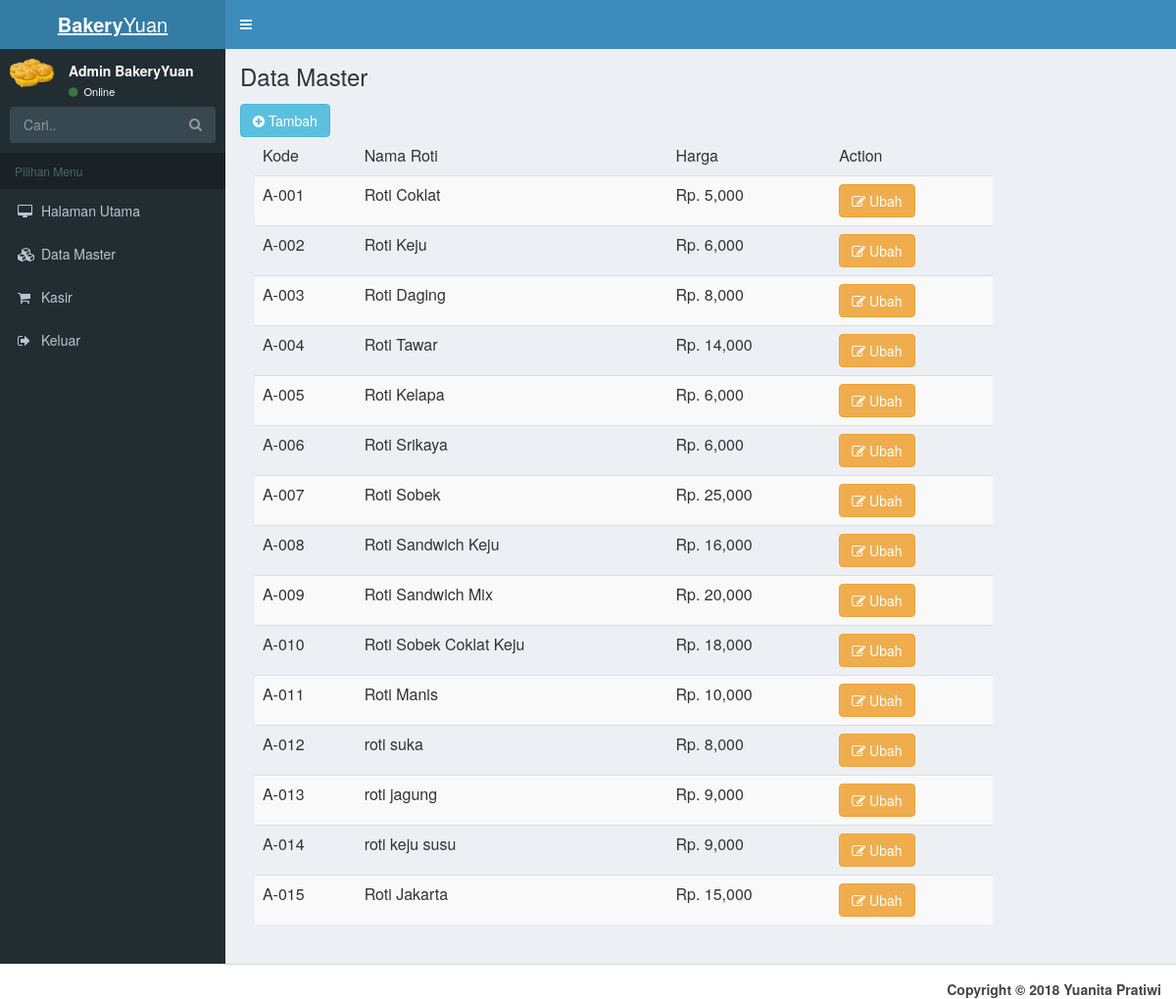
The page /index.php?page=dataMaster (signed in) on the database its author committed.
### tables this page shows
CREATE TABLE `master` (
  `idMaster` int(6) NOT NULL,
  `kode` varchar(5) NOT NULL,
  `nama` varchar(30) NOT NULL,
  `harga` int(6) NOT NULL
);

### master.php (the view, shortened to what this page needs)
<html>
<head>
	<link rel="stylesheet" href="bootstrap/css/bootstrap.min.css">
</head>
<body>
    <section class="content-header">
      <h1>
        Data Master
      </h1>
    </section>
    <section class="content">
		<a class="btn btn-info btn-xl" href="" data-toggle="modal" data-target="#tambah"><i class="fa fa-plus-circle"></i> Tambah</a>
        <br>
		<?php
        include "koneksi.php";
        $qry = mysqli_query($con,"select * from master order by kode asc");
        echo "<div class='table-responsive'>
              <div class='col-xs-10'>
              <table class='table table-striped'>
              <thead class='list'> <tr> <td> Kode </td> <td> Nama Roti </td> <td> Harga </td> <td> Action </td> </tr> </thead> <tbody>";
        while ($data=mysqli_fetch_array($qry)){
          echo "<tr> <td> ".$data['kode']."</td> <td>".$data['nama']."</td> <td> Rp. ".number_format($data['harga'])."</td> <td> <a class='btn btn-warning btn-xl' href='' data-toggle='modal' data-target='#ubah".$data['idMaster']."'><i class='fa fa-edit'></i> Ubah </a> </td> </tr>";
        }
        echo "</tbody> </table> </div> </div>";
        ?>
	</section>
</body>
</html>

### index.php (shortened to what this page needs)
<?php session_start();
include 'koneksi.php';
?>
<html>
<head>
  <link rel="stylesheet" href="bootstrap/css/bootstrap.min.css">
  <link rel="stylesheet" href="font-awesome/css/font-awesome.min.css">
  <link rel="stylesheet" href="ionicons-2.0.1/css/ionicons.min.css">
  <link rel="stylesheet" href="dist/css/AdminLTE.min.css">
  <link rel="stylesheet" href="dist/css/skins/_all-skins.min.css">
  <link rel="stylesheet" href="plugins/iCheck/flat/blue.css">
  <link rel="stylesheet" href="plugins/morris/morris.css">
  <link rel="stylesheet" href="plugins/jvectormap/jquery-jvectormap-1.2.2.css">
  <link rel="stylesheet" href="plugins/datepicker/datepicker3.css">
  <link rel="stylesheet" href="plugins/daterangepicker/daterangepicker.css">
  <link rel="stylesheet" href="plugins/bootstrap-wysihtml5/bootstrap3-wysihtml5.min.css">
</head>
<body class="hold-transition skin-blue sidebar-mini">
<div class="wrapper">
  <header class="main-header">
    <a href="javascript:;" class="logo">
      <span class="logo-lg"><b>Bakery</b>Yuan</span>
    </a>
    <nav class="navbar navbar-static-top">
      <a href="javascript:;" class="sidebar-toggle" data-toggle="offcanvas" role="button">
      </a>
    </nav>
  </header>
  <aside class="main-sidebar">
    <section class="sidebar">
      <div class="user-panel">
        <div class="pull-left image">
          <img src="images/logo.png" class="" alt="User Image">
        </div>
        <div class="pull-left info">
          <p>Admin BakeryYuan </p>
          <a href="javascript:;"><i class="fa fa-circle text-success"></i> Online</a>
        </div>
      </div>
      <form action="javascript:;" method="get" class="sidebar-form">
        <div class="input-group">
          <input type="text" name="q" class="form-control" placeholder="Cari..">
              <span class="input-group-btn">
                <button type="submit" name="search" id="search-btn" class="btn btn-flat"><i class="fa fa-search"></i>
                </button>
              </span>
        </div>
      </form>
      <ul class="sidebar-menu">
        <li class="header">Pilihan Menu</li>
        <li>
          <a href="index.php?page=halUtama">
            <i class="fa fa-desktop"></i> <span>Halaman Utama</span>
          </a>
        </li>
        <li>
          <a href="index.php?page=dataMaster">
            <i class="fa fa-cubes"></i> <span>Data Master</span>
          </a>
        </li>
		<li>
          <a href="index.php?page=kasir">
            <i class="fa fa-shopping-cart"></i> <span>Kasir</span>
          </a>
        </li>
		<li>
			<a href="index.php?page=logout">
			<i class="fa fa-sign-out"></i> <span>Keluar</span>
			</a>
        </li>
      </ul>
    </section>
  </aside>
  <div class="content-wrapper">
    <?php
  		if($_GET['page']=='tambAdmin'){
  		include "tambah.php";
  		}else if($_GET['page']=='halUtama'){
  		include "home.php";
		}else if($_GET['page']=='dataMaster'){
  		include "master.php";
		}else if($_GET['page']=='kasir'){
  		include "kasir.php";
		}else if($_GET['page']=='bayar'){
  		include "bayar.php";
  		}else{
  		include "home.php";
  		}
  	?>
  </div>
  </div>
  <footer class="main-footer">
    <div class="pull-right hidden-xs">
      <strong>Copyright &copy; <?php echo date("Y") ?> Yuanita Pratiwi</strong>
    </div>
  </footer>
</body>
</html>

### rows shown on the page
master: kode "A-001", nama "Roti Coklat", harga "5,000"
master: kode "A-002", nama "Roti Keju", harga "6,000"
master: kode "A-003", nama "Roti Daging", harga "8,000"
master: kode "A-004", nama "Roti Tawar", harga "14,000"
master: kode "A-005", nama "Roti Kelapa", harga "6,000"
master: kode "A-006", nama "Roti Srikaya", harga "6,000"
master: kode "A-007", nama "Roti Sobek", harga "25,000"
master: kode "A-008", nama "Roti Sandwich Keju", harga "16,000"
master: kode "A-009", nama "Roti Sandwich Mix", harga "20,000"
master: kode "A-010", nama "Roti Sobek Coklat Keju", harga "18,000"
master: kode "A-011", nama "Roti Manis", harga "10,000"
master: kode "A-012", nama "roti suka", harga "8,000"
master: kode "A-013", nama "roti jagung", harga "9,000"
master: kode "A-014", nama "roti keju susu", harga "9,000"
master: kode "A-015", nama "Roti Jakarta", harga "15,000"
